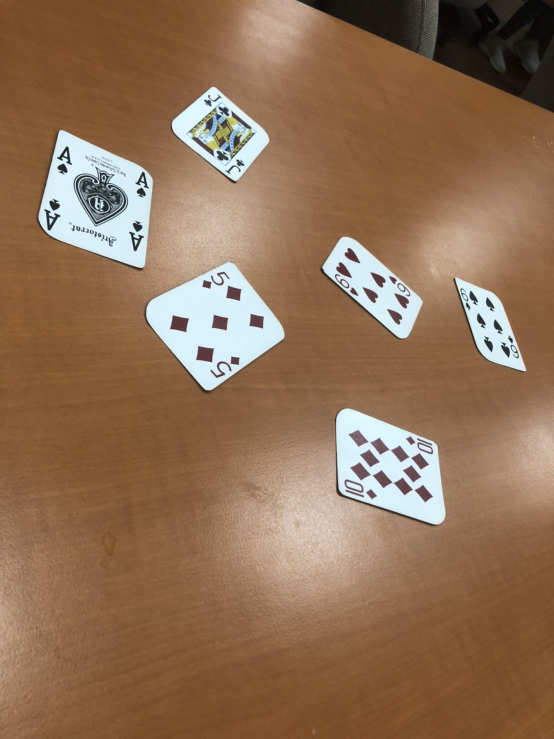
#> input picture data/testData/1.jpg, 1108 x 1478 px (shown at 1/2 size); its folder holds only this picture in this run
$ python main.py   (older library calls are emulated)
#> lines starting #> are read from the running program, lines starting #| are printed output that depends on the picture; after the words box and inside, x2 and y2 are one past the last pixel; in counts of white or black regions, pixels touching at a corner belong together
### config.py
import cv2
import numpy as np

# [14 lines left out: function match, not called in this run]

def pokerPredict(dst):
    h, w, c = dst.shape
    dst_gray = cv2.cvtColor(dst, cv2.COLOR_BGR2GRAY)
    dst_thres = cv2.threshold(dst_gray, 200, 255, cv2.THRESH_BINARY_INV)[1]
    for y in range(h):
        for x in range(w):
            if dst_thres[y, x] == 0:
                dst[y, x] = 0
    hsv = cv2.cvtColor(dst, cv2.COLOR_BGR2YCrCb)
    y, cr, cb = cv2.split(hsv)

    red, jackQueenKing = False, False
    cr = cv2.threshold(cr, 127, 255, cv2.THRESH_BINARY_INV)[1]
    mean, std = cv2.meanStdDev(cr)
    area = np.sum(dst_thres) / 255
    if mean < 40: red = True
    elif area > 3e+5: jackQueenKing = True
    return red, jackQueenKing

def printPrediction(nameList, matchPointsList, red, jackQueenKing, check=False):
    nameList = np.array(nameList)
    sortedList = np.argsort(matchPointsList)
    nameList = nameList[sortedList]
    matchPointsList = sorted(matchPointsList)
    return nameList[-1]

# [7 lines left out: function printing, not called in this run]

def findminMax(oneDarray, direction=""):
    if direction == "start":
        for x, pixel in enumerate(oneDarray):
            if pixel == 0:
                return x
    if direction == "end":
        for x in range(len(oneDarray)-1, 0, -1):
            if oneDarray[x] == 0:
                return x
    return -1

def getCardCornerPoints(edge, thres=0.05):
    contours, hierarchy = cv2.findContours(edge, cv2.RETR_TREE, cv2.CHAIN_APPROX_NONE)
    contours = sorted(contours, key=cv2.contourArea, reverse=True)
    card_point = None
    for contour in contours:
        perimeter = cv2.arcLength(contour, True)
        epsilon = thres * perimeter
        approximation = cv2.approxPolyDP(contour, epsilon, True)
        if len(approximation) == 4:
            card_point = approximation
            break
    return card_point, contours

def perspectiveTransform(card_point, image):
    point1 = card_point[0][0]
    point2 = card_point[1][0]
    point3 = card_point[2][0]
    point4 = card_point[3][0]

    card_point = [point1, point2, point3, point4]

    len12 = np.sqrt((point1[0] - point2[0])**2 + (point1[1] - point2[1])**2)
    len23 = np.sqrt((point2[0] - point3[0])**2 + (point2[1] - point3[1])**2)
    len34 = np.sqrt((point3[0] - point4[0])**2 + (point3[1] - point4[1])**2)
    len41 = np.sqrt((point4[0] - point1[0])**2 + (point4[1] - point1[1])**2)

    len1234 = (len12 + len34) / 2
    len2341 = (len23 + len41) / 2

    if len1234 <= len2341:
        width = len1234
        height = len2341
        transform_point = [[width, 0], [0, 0], [0, height], [width, height]]

    elif len1234 > len2341:
        width = len2341
        height = len1234
        transform_point = [[0, 0], [0, height], [width, height], [width, 0]]

    src = np.float32(card_point)
    dst = np.float32(transform_point)

    transform_matrix = cv2.getPerspectiveTransform(src, dst)
    card_img = cv2.warpPerspective(image, transform_matrix, (int(width), int(height)))

    return card_img

def sobel(image):
    x = cv2.Sobel(image, cv2.CV_16S, 1, 0)
    y = cv2.Sobel(image, cv2.CV_16S, 0, 1)
    absX = cv2.convertScaleAbs(x)
    absY = cv2.convertScaleAbs(y)
    return cv2.addWeighted(absX, 0.5, absY, 0.5, 0)

# [19 lines left out: function orbMatch, not called in this run]

def calcMean(hists):
    s = 0
    m = np.sum(hists)
    for i, hist in enumerate(hists):
        s += (i * hist)
    return s / m

### data.py
def getData():
    return {
        "data": "data",
        "edges": "edges",
        "test": "testData",
        "poker": "allPokers",
        "train": "trainData",
    }

### main.py
import os
import cv2
import copy
import shutil
import numpy as np

from config import *
from data import getData

dsts = []

path = getData()
currentPath = os.getcwd()
dataFolder = os.path.join(currentPath, path["data"])
trainPath = os.path.join(dataFolder, path["train"])
trainData = os.listdir(trainPath)

testPath = os.path.join(dataFolder, path["test"])
testData = os.listdir(testPath)

#==============main==============#
for testName in range(len(testData)):
    images = os.path.join(testPath, testData[testName])
    if "DS" in images: os.remove(images)
    img_clr = cv2.imread(images)
#> img_clr is the input picture: shape (1478, 1108, 3); mean B, G, R 84.9, 112.2, 144.2
    img_clr = cv2.resize(img_clr, (1000, 1000))
#> img_clr: shape (1000, 1000, 3)
    img_gray = cv2.cvtColor(img_clr, cv2.COLOR_BGR2GRAY)
    hi, wi, c = img_clr.shape
#> hi = 1000; wi = 1000; c = 3

    img_sob = sobel(img_gray)
    img_thres = cv2.threshold(img_sob, 127, 255, cv2.THRESH_BINARY)[1]
#> img_thres: shape (1000, 1000); 2.6% white in thin lines or dots, all inside (x1, y1, x2, y2) = (68, 1, 999, 712)

    kernel = np.ones((5,5))
    img_dilate = cv2.dilate(img_thres, kernel, iterations=3)
#> img_dilate: shape (1000, 1000); 12.3% white; 11 white regions, largest, box (x1, y1, x2, y2) and area: (62, 169, 283, 373) 27596, (598, 546, 811, 718) 23002, (256, 347, 521, 535) 18000
    img_erode = cv2.erode(img_dilate, kernel, iterations=3)
#> img_erode: shape (1000, 1000); 5.5% white; 28 white regions (15 under 20 px), largest, box (x1, y1, x2, y2) and area: (68, 175, 277, 367) 14028, (604, 552, 805, 712) 11434, (309, 117, 487, 249) 10225

    boxs = []
    result = []
    nlabels, labels, stats, centroids = cv2.connectedComponentsWithStats(img_erode)
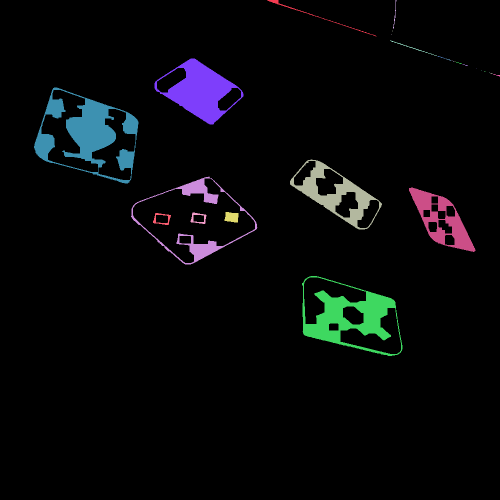
#> labels: shape (1000, 1000) int32 (shown at 1/2 size); 29 distinct labels, from 0 to 28; one colour per label, 0 black
#> nlabels = 29; stats = 29 rows, first 6: [0, 0, 1000, 1000, 944601], [535, 0, 218, 73, 415], [786, 0, 7, 58, 75], [785, 61, 1, 2, 2], [783, 68, 1, 1, 1], [780, 81, 94, 31, 128]; centroids = 29 pairs, first value 175.8 to 993.9, second value 26.92 to 634.9
    lblareas = stats[:,cv2.CC_STAT_AREA]
#> lblareas = 29 values, max 944601 at index 0, min 1 at index 4, mean 34482.8
    for j in range(1, len(lblareas)):
        if lblareas[j] > 1000:
            scaler = 0
            x = stats[j, cv2.CC_STAT_LEFT]  - scaler
            y = stats[j, cv2.CC_STAT_TOP]  - scaler
            w = stats[j, cv2.CC_STAT_WIDTH]  + scaler * 2
            h = stats[j, cv2.CC_STAT_HEIGHT]  + scaler * 2

            temp = np.copy(img_clr[y:y+h,x:x+w])

            b, g, r = cv2.split(temp)
            gray = cv2.cvtColor(temp, cv2.COLOR_BGR2GRAY)
            temp_sob = sobel(gray)

            hist_gray = cv2.calcHist([gray], [0], None, [256], [0, 256])
            hist_sob = cv2.calcHist([temp_sob], [0], None, [256], [0, 256])

            mean = calcMean(hist_gray)
            mean_sob = calcMean(hist_sob)

            if mean > 100 and mean_sob > 10:
                gray_blur = cv2.medianBlur(gray, 5)
                gray_sob = sobel(gray_blur)
                gray_thres = cv2.threshold(gray_sob, 32, 255, cv2.THRESH_BINARY)[1]
                gray_thres_inv = cv2.threshold(gray_sob, 32, 255, cv2.THRESH_BINARY_INV)[1]

                hi, wi = gray_thres_inv.shape
                for yy in range(hi):
                    startX = findminMax(gray_thres_inv[yy, :], direction="start")
                    endX = findminMax(gray_thres_inv[yy, :], direction="end")
                    if startX != -1 and endX != -1:
                        gray_thres[yy, startX:endX] = 255

                card_point, contours = getCardCornerPoints(gray_thres)
                if "None" not in str(type(card_point)):
                    dst = perspectiveTransform(card_point, temp)
                    dst = cv2.resize(dst, (691, 1056))
                    dsts.append(dst)
#> this loop made 28 passes
#> (w, h, mean, mean_sob, hi) on passes 7, 21, 22, 23, 24, 28: (178, 132, [161.1], [50.16], 132), (209, 192, [164], [47.65], 192), (184, 140, [154.4], [33.67], 140), (253, 176, [174], [23.34], 176), (133, 129, [151.5], [39.03], 129), (201, 160, [181.1], [40.97], 160)
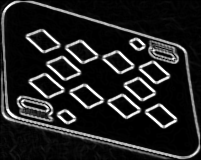
#> gray_sob: shape (160, 201); min 0, max 255, mean 34.1
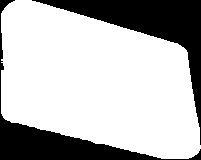
#> gray_thres: shape (160, 201); 72.9% white; 2 black regions, box (x1, y1, x2, y2) and area: (32, 0, 201, 145) 4974, (0, 0, 201, 160) 3749
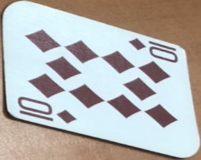
#> temp: shape (160, 201, 3); mean B, G, R 179, 180.9, 182.2
#> after the loop, dsts = 6 items

shutil.rmtree("predict")
os.mkdir("predict")

ground = 0
correct = 0
wrong = 0
predict = True
check = False
for j, dst in enumerate(dsts):
    dst_res = copy.deepcopy(dst)

    red, jackQueenKing = pokerPredict(dst)
#> in pokerPredict, `dst_thres = cv2.threshold(dst_gray, 200, 255, cv2.THRESH_BINARY_INV)[1]`: dst_thres: shape (1056, 691); 47% white; 11 white regions, largest, box (x1, y1, x2, y2) and area: (22, 211, 674, 865) 290529, (79, 648, 205, 838) 13971, (430, 25, 651, 174) 13718
#> after the loop in pokerPredict, `for y in range(h):`:
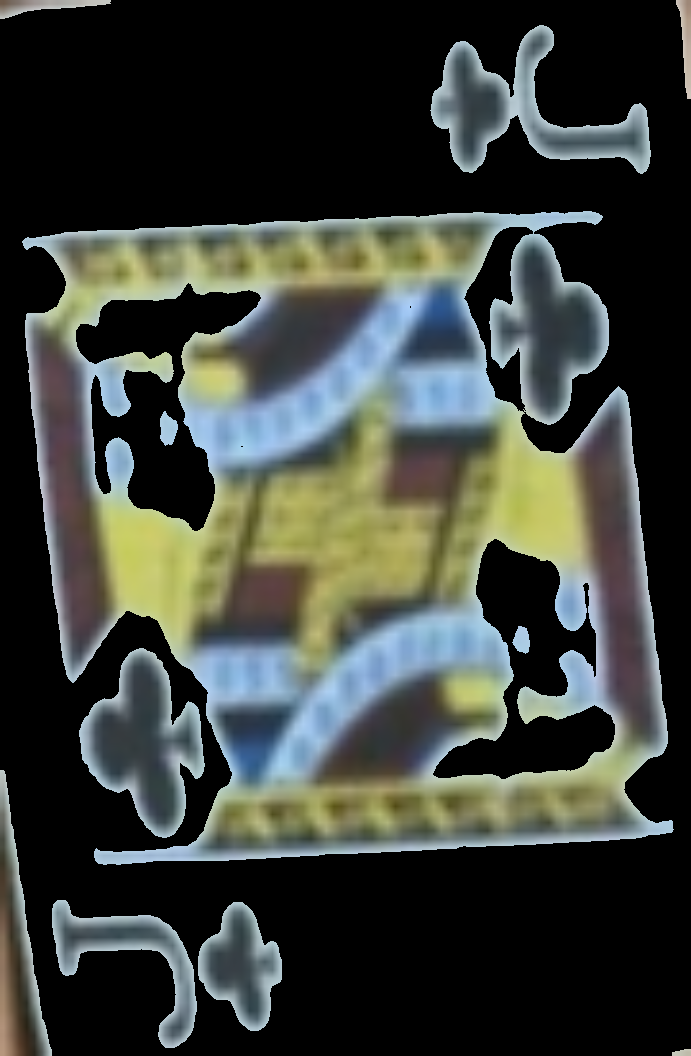
#> dst: shape (1056, 691, 3); mean of channels 0, 1, 2 58.6, 64.4, 59.9; drawn as B, G, R
#> in pokerPredict, `hsv = cv2.cvtColor(dst, cv2.COLOR_BGR2YCrCb)`: hsv: shape (1056, 691, 3); mean of channels 0, 1, 2 62.4, 126.2, 125.8
#> in pokerPredict, `cr = cv2.threshold(cr, 127, 255, cv2.THRESH_BINARY_INV)[1]`:
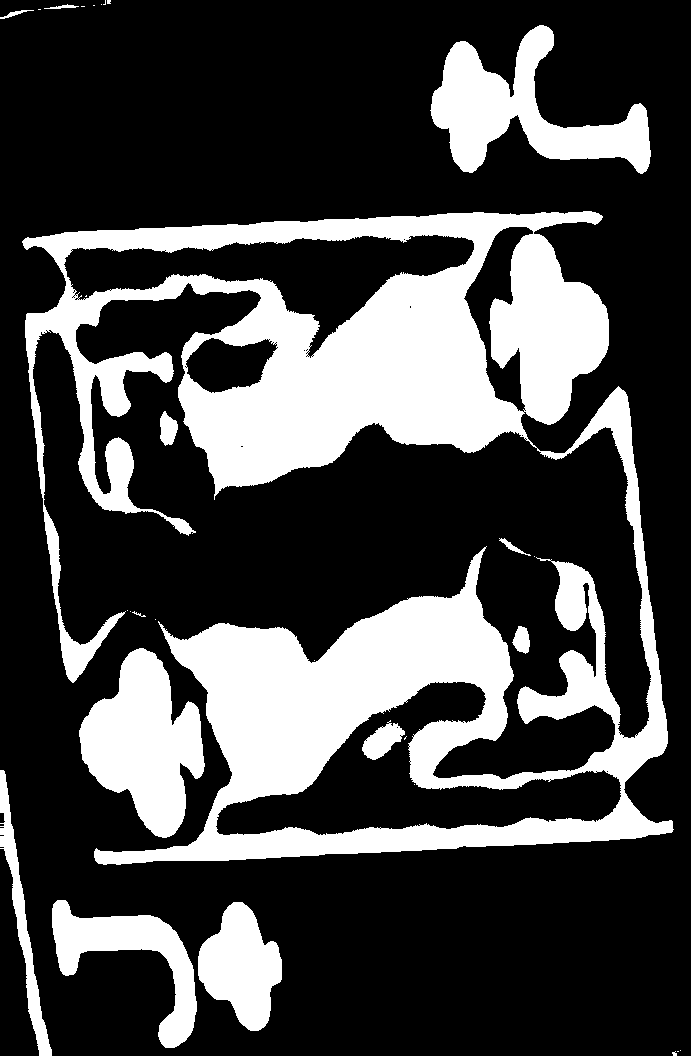
#> cr: shape (1056, 691); 27.5% white; 30 white regions (17 under 20 px), largest, box (x1, y1, x2, y2) and area: (22, 211, 674, 865) 154146, (79, 648, 205, 838) 13971, (430, 25, 651, 174) 13718
#> in pokerPredict, `mean, std = cv2.meanStdDev(cr)`: mean = [70.23]; std = [113.9]
#> in pokerPredict, `area = np.sum(dst_thres) / 255`: area = 342647
#> red = False; jackQueenKing = True
    dst_gray =  cv2.cvtColor(dst, cv2.COLOR_BGR2GRAY)
    dst_thres = cv2.threshold(dst_gray, 127, 255, cv2.THRESH_BINARY_INV)[1]
#> dst_thres: shape (1056, 691); 72.8% white; 14 black regions, largest, box (x1, y1, x2, y2) and area: (22, 211, 674, 865) 173720, (430, 25, 651, 174) 7672, (79, 648, 205, 838) 4649

    cv2.imwrite("predict/" + str(ground) + "_truth" + ".jpg", dst_res)
    if predict:
        nameList = []
        matchPointsList = []
        for trainName in range(len(trainData)):
            name = trainData[trainName].split(".")[0]
            train = os.path.join(trainPath, trainData[trainName])
            img_train_clr = cv2.imread(train)
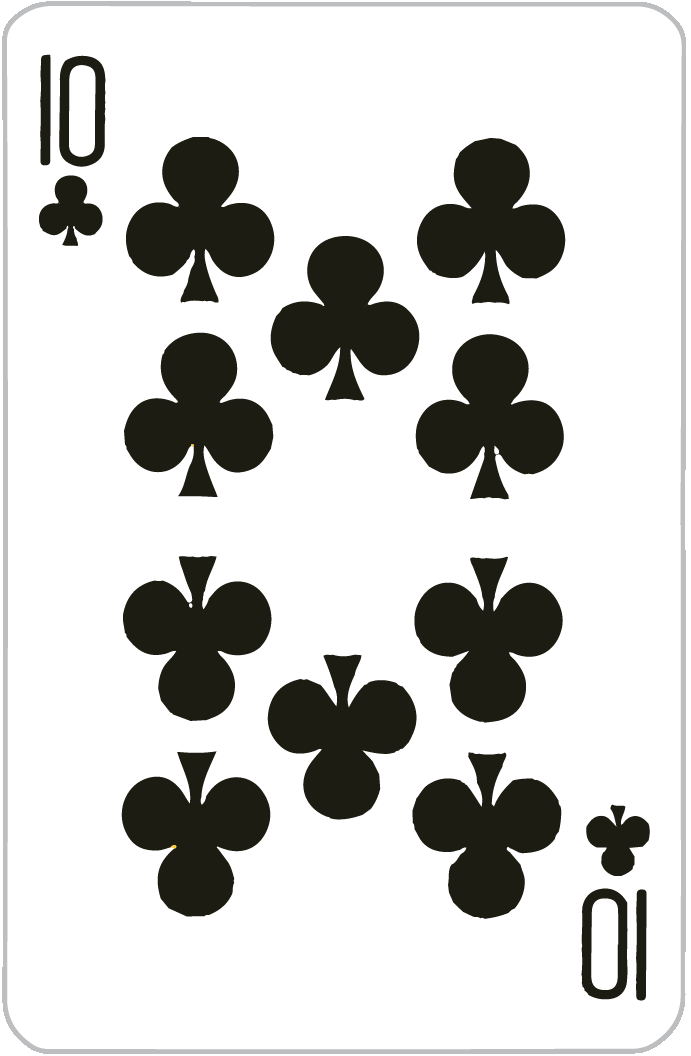
#> input picture data/trainData/10C.png, 691 x 1056 px
#> img_train_clr is the input picture: shape (1056, 691, 3); mean B, G, R 203.4, 205.5, 205.4
            checkJQK = "J" in name or "Q" in name or "K" in name
            checkRed = "H" in name or "D" in name
            if jackQueenKing:
                if checkJQK:
                    img_train_blur, nameList, matchPointsList = match(train, dst_res, nameList, matchPointsList, name)
            elif red:
                if checkRed:
                    img_train_blur, nameList, matchPointsList = match(train, dst_res, nameList, matchPointsList, name)
            elif not checkJQK and not checkRed:
                img_train_blur, nameList, matchPointsList = match(train, dst_res, nameList, matchPointsList, name)

        predictCard = printPrediction(nameList, matchPointsList, red, jackQueenKing, check=check)
#> in printPrediction, `nameList = np.array(nameList)`: nameList = empty array
#> (the run stopped early here; a loop or call above may not have finished)
